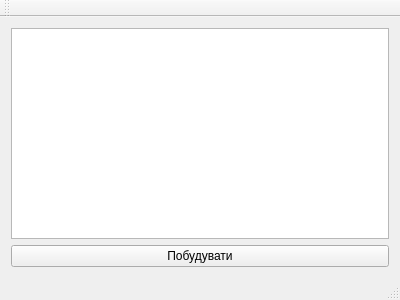
<?xml version="1.0" encoding="UTF-8"?>
<ui version="4.0">
 <class>MainWindow</class>
 <widget class="QMainWindow" name="MainWindow">
  <property name="geometry">
   <rect>
    <x>0</x>
    <y>0</y>
    <width>400</width>
    <height>300</height>
   </rect>
  </property>
  <property name="windowTitle">
   <string>MainWindow</string>
  </property>
  <widget class="QWidget" name="centralWidget">
   <layout class="QGridLayout" name="gridLayout">
    <item row="1" column="0">
     <widget class="QPushButton" name="pushButton">
      <property name="text">
       <string>Побудувати</string>
      </property>
     </widget>
    </item>
    <item row="0" column="0">
     <widget class="QChartView" name="chart"/>
    </item>
   </layout>
  </widget>
  <widget class="QMenuBar" name="menuBar">
   <property name="geometry">
    <rect>
     <x>0</x>
     <y>0</y>
     <width>400</width>
     <height>21</height>
    </rect>
   </property>
  </widget>
  <widget class="QToolBar" name="mainToolBar">
   <attribute name="toolBarArea">
    <enum>TopToolBarArea</enum>
   </attribute>
   <attribute name="toolBarBreak">
    <bool>false</bool>
   </attribute>
  </widget>
  <widget class="QStatusBar" name="statusBar"/>
 </widget>
 <layoutdefault spacing="6" margin="11"/>
 <customwidgets>
  <customwidget>
   <class>QChartView</class>
   <extends>QGraphicsView</extends>
   <header>QtCharts</header>
  </customwidget>
 </customwidgets>
 <resources/>
 <connections/>
</ui>
